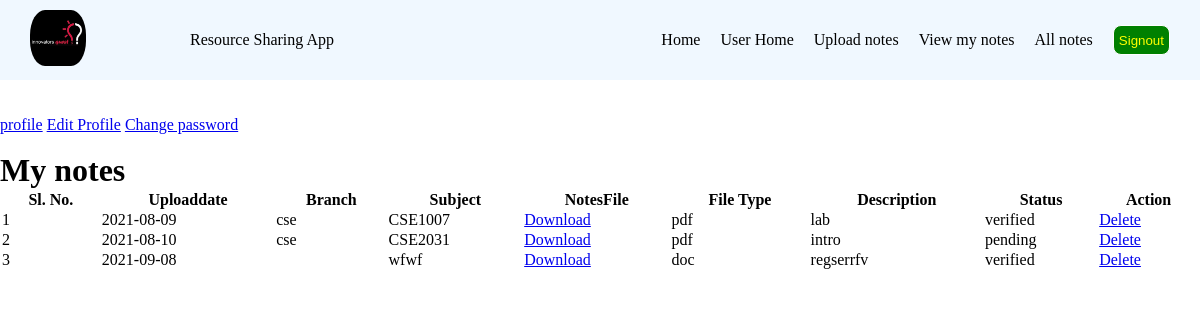
The app's page /view_my_notes/ (signed in) with its own data.
### resources/models.py (models this page shows, shortened)
class Note(models.Model):
    author = models.ForeignKey(CustomUser,on_delete=models.CASCADE)
    uploaddata = models.CharField(max_length=30)
    branch = models.CharField(max_length=20)
    subject = models.CharField(max_length=30)
    notesfile = models.FileField()
    filetype = models.CharField(max_length=20)
    description = models.CharField(max_length=200)
    status = models.CharField(max_length=30)

### resources/views.py (the view)
# urls.py: path('view_my_notes/',view_my_notes,name='view_my_notes'),
def view_my_notes(request):
    if not request.user.is_authenticated:
        redirect('user_login')
    else:
        user = CustomUser.objects.get(id=request.user.id)
        notes = Note.objects.filter(author=user)
        d={'notes':notes,}
        return render(request,'view_my_notes.html',d)

### resources/templates/view_my_notes.html
{% extends 'user_base.html' %}
{% block content %}
<br>
<h1>My notes</h1>
<table style="width:100%">
    <tr>
      <th>Sl. No.</th>
      <th>Uploaddate</th>
      <th>Branch</th>
      <th>Subject</th>
      <th>NotesFile</th>
      <th>File Type</th>
      <th>Description</th>
      <th>Status</th>
      <th>Action</th>
    </tr>
    {% for note in notes %}
    <tr>
        <td>{{ forloop.counter }}</td>
        <td>{{ note.uploaddata }}</td>
        <td>{{ note.branch }}</td>
        <td>{{ note.subject }}</td>
        <td><a href="{{ note.notesfile.url }}" download>Download</a></td>
        <td>{{ note.filetype }}</td>
        <td>{{ note.description }}</td>
        <td>{{ note.status }}</td>
        <td><a href="{% url 'delete_my_notes' note.id %}" onclick="return confirm('Are you sure?')">Delete</a></td>
    </tr>
    {% endfor %}
  </table>
{% endblock content %}

### resources/static/css/base.css (style rules this page uses)
* { margin: 0; padding: 0; }

### records on screen
Note: uploaddata "2021-08-09", branch "cse", subject "CSE1007", filetype "pdf", description "lab", status "verified"
Note: uploaddata "2021-08-10", branch "cse", subject "CSE2031", filetype "pdf", description "intro", status "pending"
Note: uploaddata "2021-09-08", subject "wfwf", filetype "doc", description "regserrfv", status "verified"
